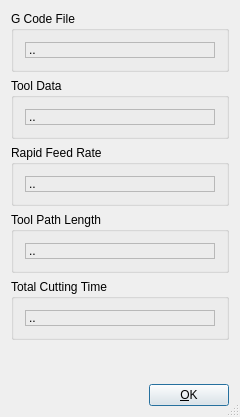
<?xml version="1.0" encoding="UTF-8"?>
<ui version="4.0">
 <class>SimulReport</class>
 <widget class="QDialog" name="SimulReport">
  <property name="geometry">
   <rect>
    <x>0</x>
    <y>0</y>
    <width>240</width>
    <height>417</height>
   </rect>
  </property>
  <property name="windowTitle">
   <string>Simulation Report</string>
  </property>
  <property name="windowIcon">
   <iconset>
    <normaloff>.</normaloff>.</iconset>
  </property>
  <property name="sizeGripEnabled">
   <bool>true</bool>
  </property>
  <layout class="QGridLayout">
   <item row="0" column="0">
    <layout class="QVBoxLayout">
     <item>
      <widget class="QGroupBox" name="groupBox">
       <property name="title">
        <string>G Code File</string>
       </property>
       <layout class="QGridLayout">
        <item row="0" column="0">
         <widget class="QLabel" name="textLabelFileName">
          <property name="frameShape">
           <enum>QFrame::StyledPanel</enum>
          </property>
          <property name="text">
           <string>..</string>
          </property>
         </widget>
        </item>
       </layout>
      </widget>
     </item>
     <item>
      <widget class="QGroupBox" name="groupBox_2">
       <property name="title">
        <string>Tool Data</string>
       </property>
       <layout class="QGridLayout">
        <item row="0" column="0">
         <widget class="QLabel" name="textLabelToolDia">
          <property name="frameShape">
           <enum>QFrame::StyledPanel</enum>
          </property>
          <property name="frameShadow">
           <enum>QFrame::Plain</enum>
          </property>
          <property name="text">
           <string>..</string>
          </property>
         </widget>
        </item>
       </layout>
      </widget>
     </item>
     <item>
      <widget class="QGroupBox" name="groupBox_3">
       <property name="title">
        <string>Rapid Feed Rate</string>
       </property>
       <layout class="QGridLayout">
        <item row="0" column="0">
         <widget class="QLabel" name="textLabelRapid">
          <property name="frameShape">
           <enum>QFrame::StyledPanel</enum>
          </property>
          <property name="text">
           <string>..</string>
          </property>
         </widget>
        </item>
       </layout>
      </widget>
     </item>
     <item>
      <widget class="QGroupBox" name="groupBox_4">
       <property name="title">
        <string>Tool Path Length</string>
       </property>
       <layout class="QGridLayout">
        <item row="0" column="0">
         <widget class="QLabel" name="textLabelPathLen">
          <property name="frameShape">
           <enum>QFrame::StyledPanel</enum>
          </property>
          <property name="text">
           <string>..</string>
          </property>
         </widget>
        </item>
       </layout>
      </widget>
     </item>
     <item>
      <widget class="QGroupBox" name="groupBox_5">
       <property name="title">
        <string>Total Cutting Time</string>
       </property>
       <layout class="QGridLayout">
        <item row="0" column="0">
         <widget class="QLabel" name="textLabelCuttingTime">
          <property name="frameShape">
           <enum>QFrame::StyledPanel</enum>
          </property>
          <property name="text">
           <string>..</string>
          </property>
         </widget>
        </item>
       </layout>
      </widget>
     </item>
     <item>
      <spacer>
       <property name="orientation">
        <enum>Qt::Vertical</enum>
       </property>
       <property name="sizeType">
        <enum>QSizePolicy::Expanding</enum>
       </property>
       <property name="sizeHint" stdset="0">
        <size>
         <width>16</width>
         <height>61</height>
        </size>
       </property>
      </spacer>
     </item>
     <item>
      <layout class="QHBoxLayout">
       <item>
        <spacer>
         <property name="orientation">
          <enum>Qt::Horizontal</enum>
         </property>
         <property name="sizeType">
          <enum>QSizePolicy::Expanding</enum>
         </property>
         <property name="sizeHint" stdset="0">
          <size>
           <width>63</width>
           <height>20</height>
          </size>
         </property>
        </spacer>
       </item>
       <item>
        <widget class="QPushButton" name="buttonOk">
         <property name="text">
          <string>&amp;OK</string>
         </property>
         <property name="icon">
          <iconset>
           <normaloff>image1</normaloff>image1</iconset>
         </property>
         <property name="shortcut">
          <string/>
         </property>
         <property name="autoDefault">
          <bool>true</bool>
         </property>
         <property name="default">
          <bool>true</bool>
         </property>
        </widget>
       </item>
      </layout>
     </item>
    </layout>
   </item>
  </layout>
 </widget>
 <layoutdefault spacing="6" margin="11"/>
 <resources/>
 <connections>
  <connection>
   <sender>buttonOk</sender>
   <signal>clicked()</signal>
   <receiver>SimulReport</receiver>
   <slot>accept()</slot>
   <hints>
    <hint type="sourcelabel">
     <x>20</x>
     <y>20</y>
    </hint>
    <hint type="destinationlabel">
     <x>20</x>
     <y>20</y>
    </hint>
   </hints>
  </connection>
 </connections>
</ui>
